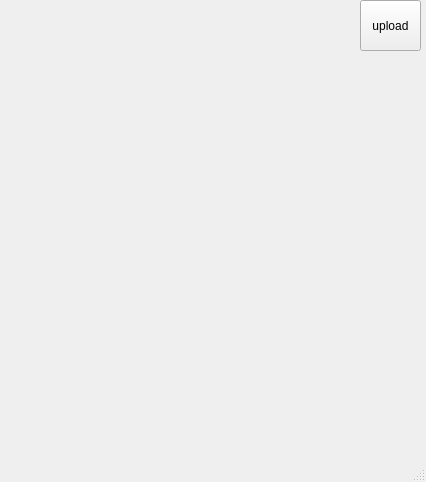
<?xml version="1.0" encoding="UTF-8"?>
<ui version="4.0">
 <class>MainWindow</class>
 <widget class="QMainWindow" name="MainWindow">
  <property name="geometry">
   <rect>
    <x>0</x>
    <y>0</y>
    <width>426</width>
    <height>482</height>
   </rect>
  </property>
  <property name="windowTitle">
   <string>MainWindow</string>
  </property>
  <widget class="QWidget" name="centralwidget">
   <widget class="QPushButton" name="pushButton">
    <property name="geometry">
     <rect>
      <x>360</x>
      <y>0</y>
      <width>61</width>
      <height>51</height>
     </rect>
    </property>
    <property name="text">
     <string>upload</string>
    </property>
   </widget>
  </widget>
  <widget class="QMenuBar" name="menubar">
   <property name="geometry">
    <rect>
     <x>0</x>
     <y>0</y>
     <width>426</width>
     <height>26</height>
    </rect>
   </property>
  </widget>
  <widget class="QStatusBar" name="statusbar"/>
 </widget>
 <resources/>
 <connections/>
</ui>
